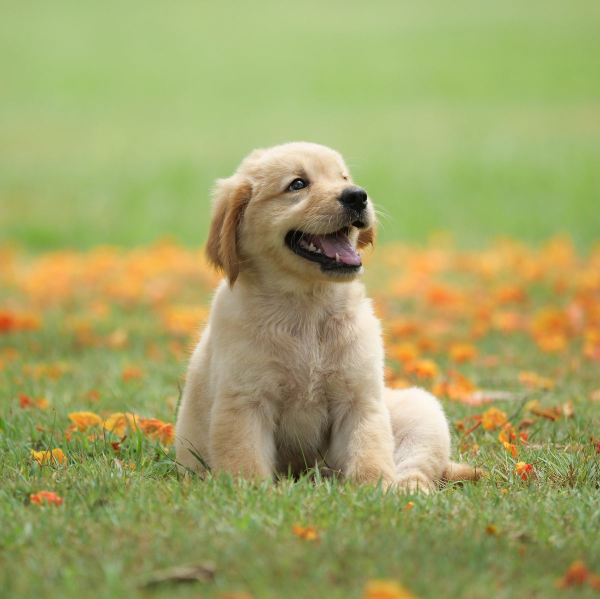
#> input picture notebooks/extra/dog.jpg, 1200 x 1197 px (shown at 1/2 size)
$ jupyter execute --allow-errors '2.1- librerias de imagenes.ipynb'   (shell and % lines are left out)
#> lines starting #> are read from the running program, lines starting #| are printed output that depends on the picture
#> further down, img_pil is the input picture: PIL image 1200x1197 RGB; mean R, G, B 161.9, 164.3, 102.4
### notebooks/extra/utils.py
import matplotlib.pyplot as plt
import matplotlib.gridspec as gridspec
import numpy as np

def summary(image):
	if image.ndim == 2:
		SUM = ('\n{0:>10s}: {1:>15.4f}').format('min', np.amin(image))
		SUM += ('\n{0:>10s}: {1:>15.4f}').format('1st Quar', np.percentile(image, 25))
		SUM += ('\n{0:>10s}: {1:>15.4f}').format('median', np.median(image))
		SUM += ('\n{0:>10s}: {1:>15.4f}').format('mean', np.mean(image))
		SUM += ('\n{0:>10s}: {1:>15.4f}').format('3rd Quar', np.percentile(image, 75))
		SUM += ('\n{0:>10s}: {1:>15.4f}').format('max', np.amax(image))
		SUM += ('\n{0:>10s}: {1:>15.4f}').format('sigma', np.std(image))
	elif image.ndim == 3:
		R = image[:,:,0]
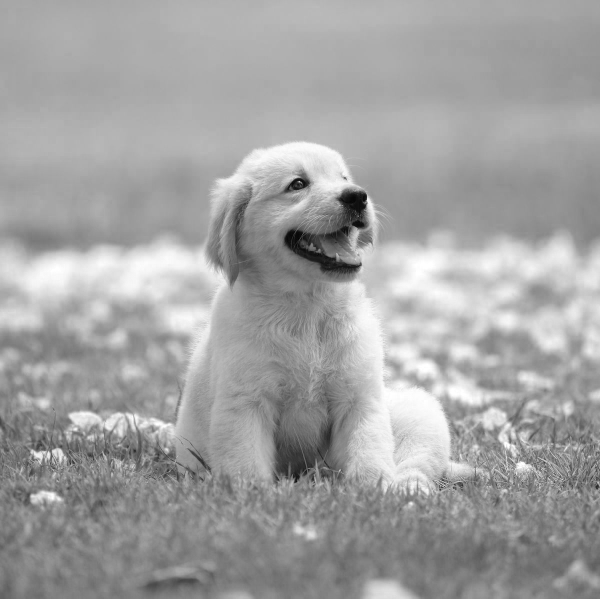
#> R: shape (1197, 1200) (shown at 1/2 size); min 1, max 255, mean 161.9
		G = image[:,:,1]
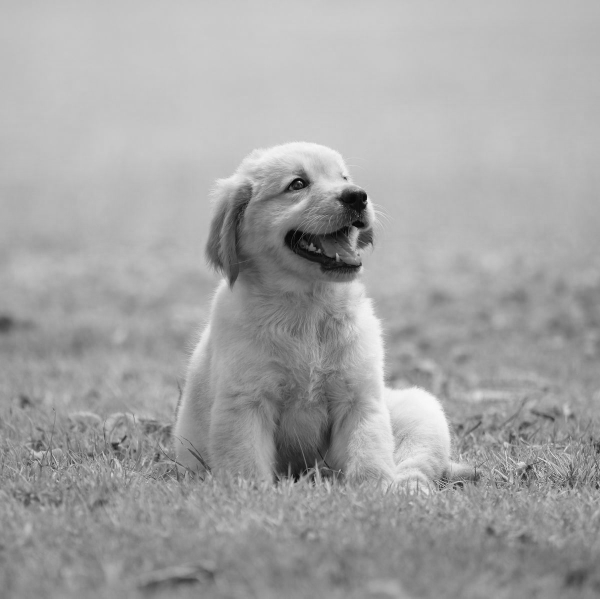
#> G: shape (1197, 1200) (shown at 1/2 size); min 0, max 255, mean 164.3
		B = image[:,:,2]
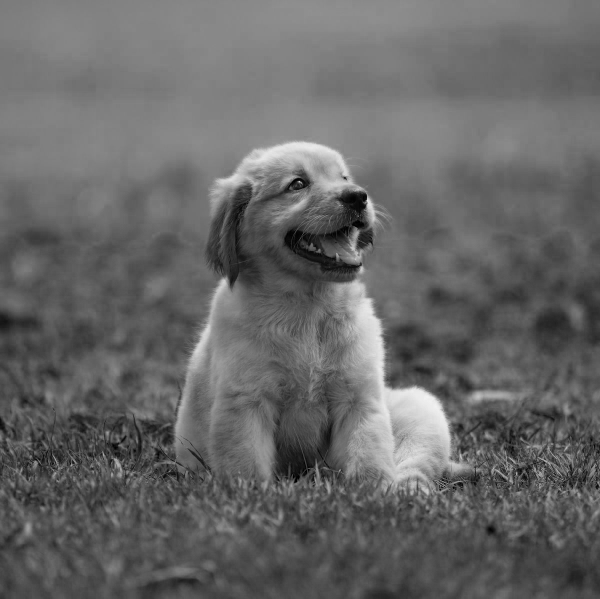
#> B: shape (1197, 1200) (shown at 1/2 size); min 0, max 255, mean 102.4
		SUM = ('{0:>%ss} {1:>%ss} {2:>%ss}' % (27, 15, 15)).format('R', 'G', 'B')
		SUM += ('\n{0:>10s}: {1:>15.4f} {2:>15.4f} {3:>15.4f}').format('min', np.amin(R), np.amin(G), np.amin(B))
		SUM += ('\n{0:>10s}: {1:>15.4f} {2:>15.4f} {3:>15.4f}').format('1st Quar', np.percentile(R, 25), np.percentile(G, 25), np.percentile(B, 25))
		SUM += ('\n{0:>10s}: {1:>15.4f} {2:>15.4f} {3:>15.4f}').format('median', np.median(R), np.median(G), np.median(B))
		SUM += ('\n{0:>10s}: {1:>15.4f} {2:>15.4f} {3:>15.4f}').format('mean', np.mean(R), np.mean(G), np.mean(B))
		SUM += ('\n{0:>10s}: {1:>15.4f} {2:>15.4f} {3:>15.4f}').format('3rd Quar', np.percentile(R, 75), np.percentile(G, 75), np.percentile(B, 75))
		SUM += ('\n{0:>10s}: {1:>15.4f} {2:>15.4f} {3:>15.4f}').format('max', np.amax(R), np.amax(G), np.amax(B))
		SUM += ('\n{0:>10s}: {1:>15.4f} {2:>15.4f} {3:>15.4f}').format('sigma', np.std(R), np.std(G), np.std(B))
	else:
		raise ValueError('Invalid argument! It is not an image..')
	print(SUM)
#|                           R               G               B
#|        min:          1.0000          0.0000          0.0000
#|   1st Quar:        139.0000        142.0000         80.0000
#|     median:        163.0000        168.0000        100.0000
#|       mean:        161.9235        164.2583        102.4067
#|   3rd Quar:        178.0000        192.0000        125.0000
#|        max:        255.0000        255.0000        255.0000
#|      sigma:         35.1839         33.9614         32.3868

def histogram(image, **kwargs):
	x, y = (3*(256 + 100), 256) if 'dims' not in kwargs else kwargs['dims']
	dpi = 72 if 'dpi' not in kwargs else kwargs['dpi']
	bins = 256 if 'bins' not in kwargs else kwargs['bins']
	rw = 0.95 if 'rw' not in kwargs else kwargs['rw']
	interval = [0, 255] if 'interval' not in kwargs else kwargs['interval']

	fig = plt.figure(figsize=(x/dpi, y/dpi))

	gs1 = gridspec.GridSpec(1, 3)
	gs1.update(	left=0,
				right=1,
				bottom=0,
				top=1,
				wspace=0,
				hspace=0)
	ax1 = plt.subplot(gs1[:, 0])
	ax1.axis('off')
	ax2 = plt.subplot(gs1[:, 1:])

	img = image.copy()

	if img.ndim == 2:
		ax1.imshow(	img,
					cmap='gray',
					vmin=interval[0],
					vmax=interval[1])
		ax2.hist(	img.ravel(),
					bins=bins,
					range=interval,
					rwidth=rw,
					color='k')
	elif img.ndim == 3:
		imgo = (img - interval[0])/(interval[1] - interval[0])
		imgo[imgo < 0] = 0
		imgo[imgo > 1] = 1

		R = img[:,:,0]
		G = img[:,:,1]
		B = img[:,:,2]

		ax1.imshow(imgo)
		ax2.hist(	R.ravel(),
					bins=bins,
					range=interval,
					rwidth=rw,
					fc=(1, 0, 0.25, 0.5))
		ax2.hist(	G.ravel(),
					bins=bins,
					range=interval,
					rwidth=rw,
					fc=(0.25, 1, 0, 0.5))
		ax2.hist(	B.ravel(),
					bins=bins,
					range=interval,
					rwidth=rw,
					fc=(0, 0.25, 1, 0.5))
	else:
		raise ValueError('Invalid argument! It is not an image..')
	plt.show()
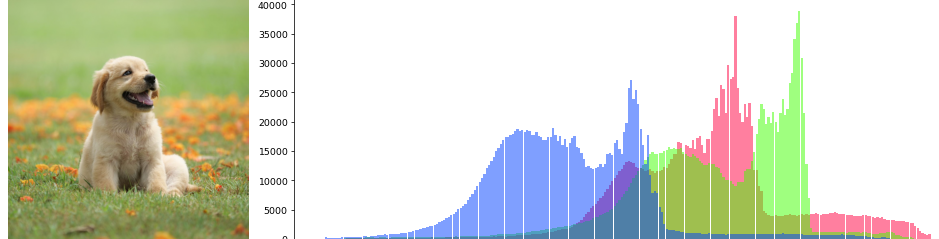
#> figure drawn by matplotlib, 2 panels; panel 2: tallest bar 38018 high, from x = 172.3 to 173.3; panel 2: tallest bar 38925 high, from x = 199.2 to 200.2; panel 2: tallest bar 27056 high, from x = 128.5 to 129.5

# [40 lines left out: function panel, not called in this run]

### notebooks/2.1- librerias de imagenes.ipynb
# Python Image Libraries
---
- Author: Diego Inácio
- GitHub: [github.com/diegoinacio](https://github.com/diegoinacio)
- Notebook: [image_libraries.ipynb](https://github.com/diegoinacio/computer-vision-notebooks/blob/master/Tips-and-Tricks/image_libraries.ipynb)
---
Brief overview about some of the main python libraries which promote input and output of digital image files.

[cell 1]
import matplotlib.pyplot as plt
import numpy as np

from extra.utils import *

[cell 2]
import warnings
warnings.simplefilter('ignore', DeprecationWarning)

## PIL
---
Reading and writing images using *Python Image Library* [PIL](http://www.pythonware.com/products/pil/).

### Installation
---
Install by command line:
``` python
>>> conda install --channel anaconda pillow
```
or
``` python
>>> pip install Pillow
```

### Input
---
***PIL*** still doesn't support bit depth greater than 8.

[cell 3]
from PIL import Image as pil
import numpy as np

[cell 4]
img_pil = pil.open('extra/dog.jpg')
img_pil = np.asarray(img_pil)

### Analysis
---

[cell 5]
summary(img_pil)

[cell 6]
histogram(img_pil)

### Output
---

[cell 7]
img = pil.fromarray(img_pil)
#img.save('_output/image_pil.tiff')

## OpenCV
---
Reading and writing images using [OpenCV](http://opencv.org/).

### Installation
---
Install by command line:
``` python
>>> conda install --channel menpo opencv
```
or
``` python
>>> pip install opencv-python
```

### Input
---
**openCV** supports bit depth greater than 8. The result is in **BGR** mode and it's necessary invert channels to convert to **RGB**.

[cell 8]
import cv2

[cell 9]
try:
    img_cv = cv2.imread('../_data/woman02.png', -1)
    b, g, r = cv2.split(img_cv)
    img_cv = cv2.merge((r, g, b))
except:
    print('Can not load image!')

### Analysis
---

#> (a cell that did not finish here is left out)

#> (a cell that did not finish here is left out)

### Output
---

[cell 12]
#cv2.imwrite('_output/image_cv.tiff', img_cv)

### Images - 16 and 32 bits
---

[cell 13]
try:
    img_cv8 = cv2.imread('../_data/sphere_8bits.tiff', -1)
    b, g, r = cv2.split(img_cv8)
    img_cv8 = cv2.merge((r, g, b))
except:
    print('Can not load 8 bits image!')

try:
    img_cv16 = cv2.imread('../_data/sphere_16bits.tiff', -1)
    b, g, r = cv2.split(img_cv16)
    img_cv16 = cv2.merge((r, g, b))
except:
    print('Can not load 16 bits image!')

try:
    img_cv32 = cv2.imread('../_data/sphere_32bits.tiff', -1)
    b, g, r = cv2.split(img_cv32)
    img_cv32 = cv2.merge((r, g, b))
except:
    print('Can not load 32 bits image!')

[cell 14]
print('8 bits')
#> (the rest of this cell did not finish here and is left out)

#> (a cell that did not finish here is left out)

[cell 16]
print('\n16 bits')
#> (the rest of this cell did not finish here and is left out)

#> (a cell that did not finish here is left out)

[cell 18]
print('\n32 bits')
#> (the rest of this cell did not finish here and is left out)

#> (a cell that did not finish here is left out)

#> (a cell that did not finish here is left out)

[cell 21]
#cv2.imwrite('_output/image_8bit_cv.tiff', img_cv8)
#cv2.imwrite('_output/image_16bit_cv.tiff', img_cv16)
#cv2.imwrite('_output/image_32bit_cv.tiff', img_cv32)

## ImageIO
---
Reading and writing images using [ImageIO](https://imageio.github.io/).

### Installation
---
Install by command line:
``` python
>>> conda install -c anaconda imageio
>>> conda install -c dlr-sc freeimageplus
```
or
``` python
>>> pip install imageio
>>> pip install smc.freeimage
```

### Input
---

[cell 22]
import imageio as iio

[cell 23]
try:
    img_iio = iio.imread('extra/dog.jpg')
except:
    print('Can not load image!')

### Analysis
---

[cell 24]
summary(img_iio)
#|                           R               G               B
#|        min:          1.0000          0.0000          0.0000
#|   1st Quar:        139.0000        142.0000         80.0000
#|     median:        163.0000        168.0000        100.0000
#|       mean:        161.9235        164.2583        102.4067
#|   3rd Quar:        178.0000        192.0000        125.0000
#|        max:        255.0000        255.0000        255.0000
#|      sigma:         35.1839         33.9614         32.3868
